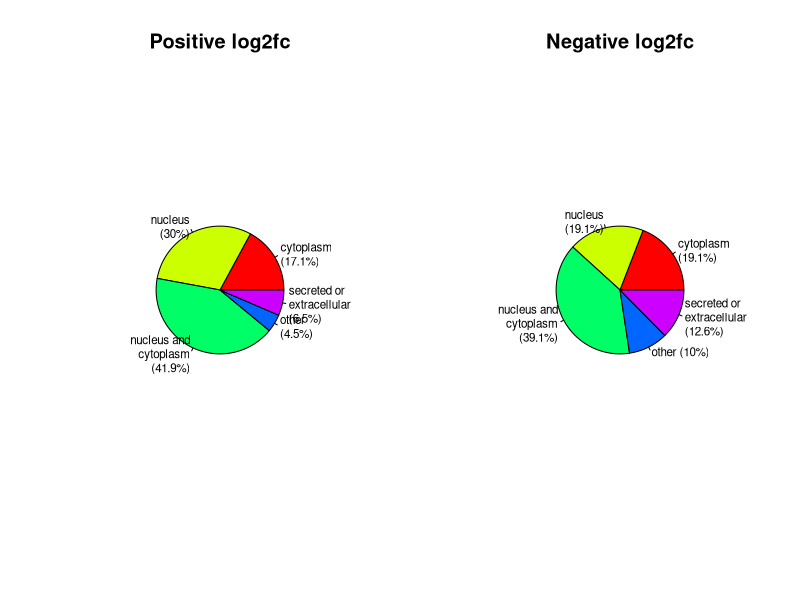

Generate this figure with R: (Note: this script raises an error after producing the figure.)
## ---- chunk 1
library(ggplot2)
library(magrittr) # needs to be run every time you start R and want to use %>%
library(dplyr)    # alternatively, this also loads %>%
library(readxl)
library(ggforce)
library(ggrepel)

data = read_excel("2875_subcellular_localisation_withannotations_Fri.xlsx")
## ---- chunk 2
# Plotting pie chart by logFC - by positive and negative, then as nucleus or cyto

# Define a function to test for keywords across multiple columns
categorize_annotations <- function(row) {
  combined_text <- paste(row$UniProt_Annotations, row$GO_Annotations, row$jensentableoutput, sep = " ")
  case_when(
    grepl("nucl|chromatin|chromosome", combined_text, ignore.case = TRUE) & 
    grepl("cyto", combined_text, ignore.case = TRUE) ~ "nucleus and cytoplasm",
    grepl("nucl|chromatin|chromosome", combined_text, ignore.case = TRUE) ~ "nucleus",
    grepl("cyto", combined_text, ignore.case = TRUE) ~ "cytoplasm",
    grepl("secreted | extracellular", combined_text, ignore.case = TRUE) ~ "secreted or extracellular",
    TRUE ~ "other"
  )
}

data <- data %>%
  rowwise() %>%
  mutate(group = categorize_annotations(cur_data_all())) %>%
  ungroup()

# Split data into positive and negative log2fc
positive_data <- data %>% filter(log2FC > 0)
negative_data <- data %>% filter(log2FC < 0)

# Function to create pie chart data
create_pie_data <- function(data) {
  data %>%
    count(group) %>%
    mutate(percentage = n / sum(n) * 100)
}

# Create pie chart data for positive and negative subsets
positive_pie <- create_pie_data(positive_data)
negative_pie <- create_pie_data(negative_data)





# Set up a layout with enough space for both pie charts
par(mfrow = c(1, 2)) #, mar = c(5, 5, 2, 2))  # Adjust margins to prevent cutting off

# Function to wrap text for pie chart labels
wrap_labels <- function(labels, width = 10) {
  sapply(labels, function(x) paste(strwrap(x, width = width), collapse = "\n"))
}

# Rqadius of 1 and cex of 0.5 is best - to not overlap the labels

# Positive log2fc pie chart
positive_labels <- wrap_labels(paste0(positive_pie$group, " (", round(positive_pie$percentage, 1), "%)"), width = 12)
pie(positive_pie$percentage, 
    labels = positive_labels,
    main = "Positive log2fc",
    col = rainbow(length(positive_pie$group)),  # Optional: add color to the pie chart
    cex = 0.7,  # Reduce label size further
    radius = 0.5)  # Move labels further out

# Negative log2fc pie chart
negative_labels <- wrap_labels(paste0(negative_pie$group, " (", round(negative_pie$percentage, 1), "%)"), width = 12)
pie(negative_pie$percentage, 
    labels = negative_labels,
    main = "Negative log2fc",
    col = rainbow(length(negative_pie$group)),  # Optional: add color to the pie chart
    cex = 0.7,  # Reduce label size further
    radius = 0.5)  # Move labels further out

# Adjust title size and margins
par(mfrow = c(1, 2), mar = c(5, 5, 4, 2))  # Increase top margin for title space
## ---- chunk 3
# Filter rows where the group is "other"
other_group_data <- data %>% filter(group == "other")

# View the table of rows in the "other" group
print(other_group_data)

# Optionally, save this data to a CSV file
write.csv(other_group_data, "other_group_data.csv", row.names = FALSE)
## ---- chunk 4


# Create pie chart data for positive subset
positive_pie <- create_pie_data(positive_data)

# Plot pie chart using ggplot2
# ggplot(positive_pie, aes(x = "", y = percentage, fill = group)) +
#   geom_bar(stat = "identity", width = 1) +
#   coord_polar(theta = "y") +  # Convert to pie chart
#   theme_void() +  # Remove axis
#   geom_text_repel(aes(y = angle, label = paste0(group, "\n", round(percentage, 1), "%")), 
#             position = position_nudge(y = 0.05),  # Adjust label's position further out
#             size = 4, color = "black") +
#   ggtitle("Positive log2fc Pie Chart") +
#   theme(legend.position = "none")  # Optional: Remove the legend

ggplot(positive_pie) + 
  aes(x = "", y = percentage, fill = group) +
  geom_bar(stat = "identity", width = 1) +
  coord_polar(theta = "y") +  # Convert to pie chart
  theme_void() +  # Remove axis
  geom_text_repel(aes(y = angle, label = paste0(group, "\n", round(percentage, 1), "%")), 
            position = position_nudge(y = 0.05),  # Adjust label's position further out
            size = 4, color = "black") +
  ggtitle("Positive log2fc Pie Chart") +
  theme(legend.position="none")
